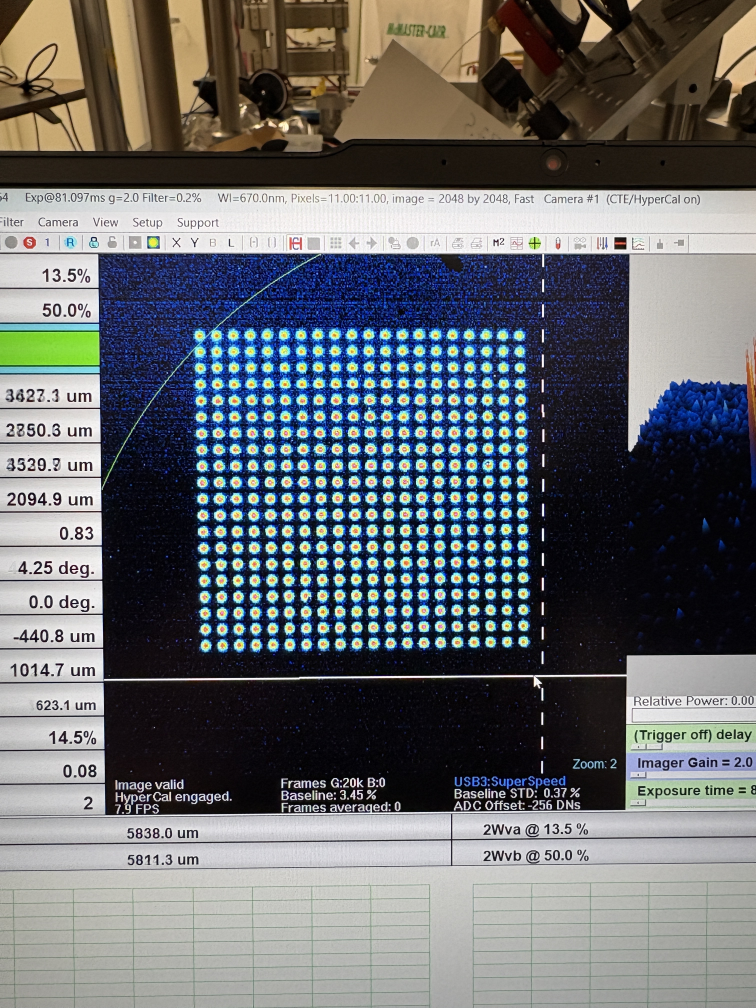
#> input picture array_img.jpg, 3024 x 4032 px (shown at 1/4 size)
$ python -i extraction.py   (imports and definitions only)   (older library calls are emulated)
#> lines starting #> are read from the running program, lines starting #| are printed output that depends on the picture
#> further down, picture is the input picture: shape (4032, 3024, 3); mean B, G, R 110.6, 107.9, 105.2
"""Centroid extraction and grid assignment for tweezer-array camera frames.

Pipeline: blob-detect atom centroids in a raw frame (:class:`BlobDetection`),
estimate the grid's rotation with one of several ``estimate_grid_rotation_*``
methods, rectify, then assign centroids back onto the occupancy grid
(:func:`fit_grid_and_assign`). :class:`Extractor` wraps this as one call for
callers that don't need to pick a rotation method themselves.
"""

from __future__ import annotations

import logging
import os
from typing import Optional, Tuple

import cv2
import matplotlib.pyplot as plt
import numpy as np
import seaborn as sns
from matplotlib.patches import Polygon
from PIL import Image
from sklearn.cluster import KMeans

from .geometry import rotate_points_ccw

log = logging.getLogger(__name__)


def _wrap_angle_deg(angle_deg: float) -> float:
    """Wrap arbitrary angle to [-90, 90)."""
    return ((angle_deg + 90.0) % 180.0) - 90.0


# [520 lines left out: functions _pca_axis_angle, centroid_grid_indices, centroid_patch_sums, fit_grid_and_assign, rotate_image, estimate_grid_rotation_pca and 5 more, not called in this run]


def estimate_grid_rotation_fourier_img(img: np.ndarray, plot: bool = False) -> float:
#> called with plot = False
    if img.ndim == 3:
        img = cv2.cvtColor(img, cv2.COLOR_BGR2GRAY)
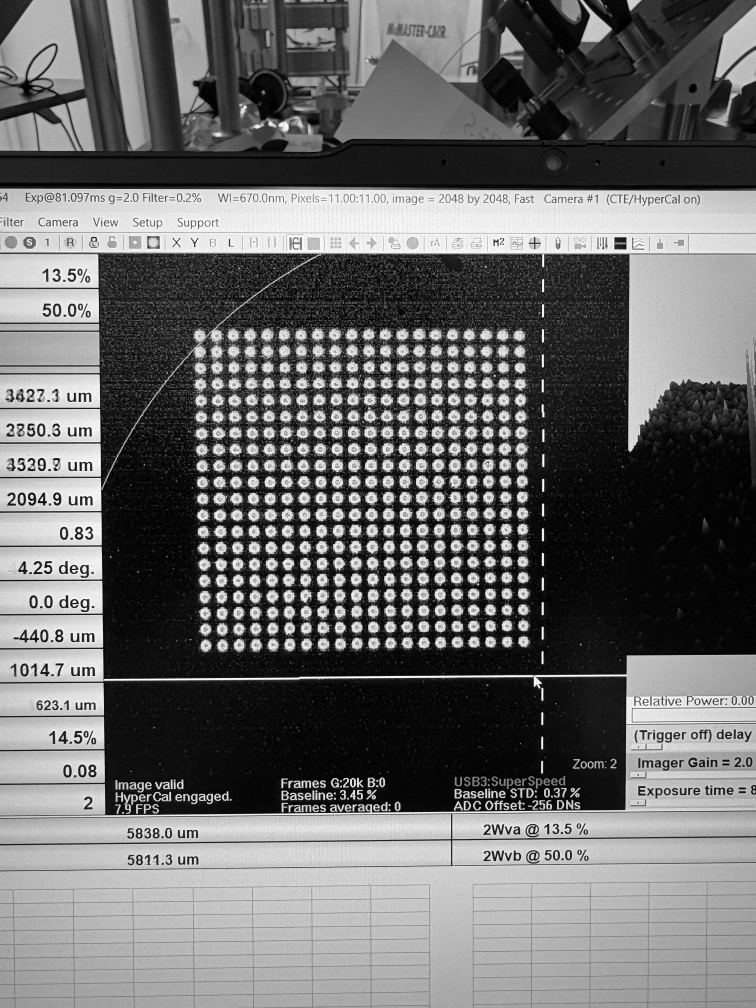
#> img: shape (4032, 3024) (shown at 1/4 size); min 0, max 255, mean 107.4
    img = img.astype(np.float32)
    h, w = img.shape
#> h = 4032; w = 3024
    window = np.outer(np.hanning(h), np.hanning(w))
    img_win = img * window
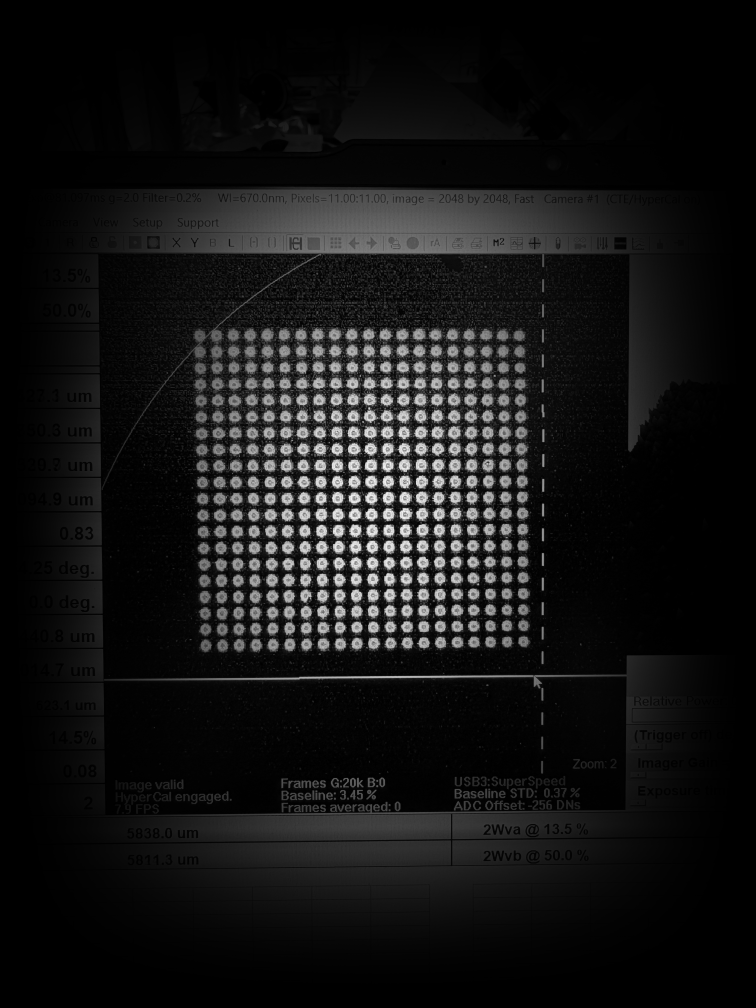
#> img_win: shape (4032, 3024) float64 (shown at 1/4 size); min 0, max 252, mean 20.8
    F = np.abs(np.fft.fftshift(np.fft.fft2(img_win)))
    F = np.log1p(F)
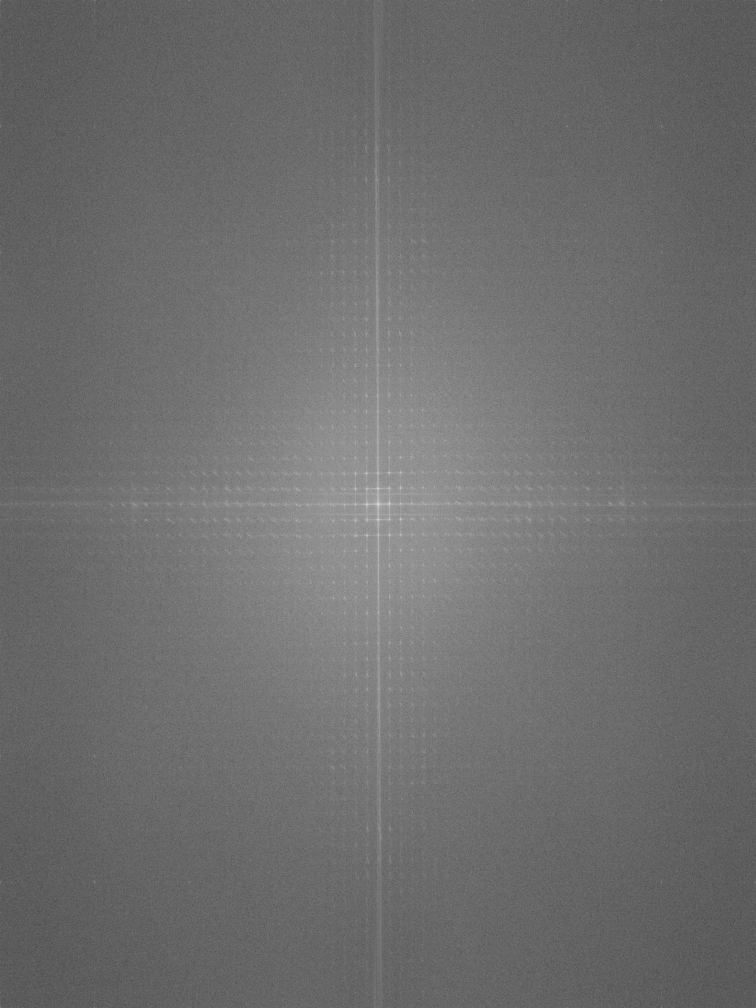
#> F: shape (4032, 3024) float64 (shown at 1/4 size); min 1.05, max 19.35, mean 8.95; drawn with min black and max white
    cy, cx = np.array(F.shape) // 2
#> cy = 2016; cx = 1512
    F[cy - 10 : cy + 11, cx - 10 : cx + 11] = 0
    Y, X = np.indices(F.shape)
    angles = np.arctan2(Y - cy, X - cx)
    mags = F.ravel()
    angs = angles.ravel()
    bins = np.linspace(-np.pi / 2, np.pi / 2, 720)
    hist, _ = np.histogram(angs, bins=bins, weights=mags)
#> hist = 719 values, max 117882 at index 147, min 46993.7 at index 365, mean 75921.4
    angle_idx = np.argmax(hist)
#> angle_idx = 147
    angle_rad = (bins[angle_idx] + bins[angle_idx + 1]) / 2
#> angle_rad = -0.926
    angle_deg = np.degrees(angle_rad)
#> angle_deg = -53.07
    angle_deg = (angle_deg + 90) % 180 - 90
    if plot:
        # os.makedirs("figs/estimation_tech/", exist_ok=True)
        sns.set_theme(style="whitegrid")
        fig, axs = plt.subplots(1, 3, figsize=(15, 5))
        axs[0].imshow(img, cmap="Blues")
        axs[0].axis("off")
        axs[0].set_title("Input image")
        axs[1].imshow(F, cmap="hot")
        axs[1].axis("off")
        axs[1].set_title("FFT spectrum (log)")
        axs[2].plot(np.degrees(bins[:-1]), hist, color="#fdae61")
        axs[2].axvline(angle_deg, color="r", linestyle="--", label=f"{angle_deg:.2f}°")
        axs[2].legend(loc="best", fontsize="small")
        plt.tight_layout()
        # plt.savefig(
        #     "figs/estimation_tech/fft_image_rotation.svg", dpi=200, bbox_inches="tight"
        # )
        plt.close()
    return angle_deg


# [51 lines left out: functions estimate_grid_rotation_fourier, inverse_rotate_centroids, not called in this run]


class Extractor:
    # ------------------------------------------------------------------
    # Portions of the Extractor implementation (this class and related
    # extraction helpers) were adapted from the `slmsuite` project and are
    # included here under the original MIT license. The slmsuite copyright
    # and license must be preserved in any redistributed copies of these
    # portions.
    #
    # Original source:
    #   slmsuite Developers (2021-2025), MIT License
    #   (see included header in this file and project-level LICENSE)
    #
    # Adaptation and integration: Sascha Benz (Ludwig-Maximilians-Universitaet
    # Muenchen / Ryd-Yb tweezer array group). Any modifications to the
    # adapted code are covered by the repository MIT license (see /LICENSE).
    # ------------------------------------------------------------------
    # [15 lines left out: function __init__, not called in this run]

    def extract(self, image):
        raise NotImplementedError

    # [153 lines left out: functions centroids_to_binary_grid, extract_estimate_rotate_and_assign, overlay_centroids, not called in this run]


class BlobDetection(Extractor):
    # [29 lines left out: function __init__, not called in this run]

    @staticmethod
    def _make_8bit(img):
        return cv2.normalize(img, None, 0, 255, cv2.NORM_MINMAX, dtype=cv2.CV_8U)

    # [72 lines left out: functions extract, subpixel_gaussian_centroid, not called in this run]

>>> import cv2
>>> picture = cv2.imread('../../array_img.jpg')
>>> result = estimate_grid_rotation_fourier_img(picture)
#> result = -53.07
